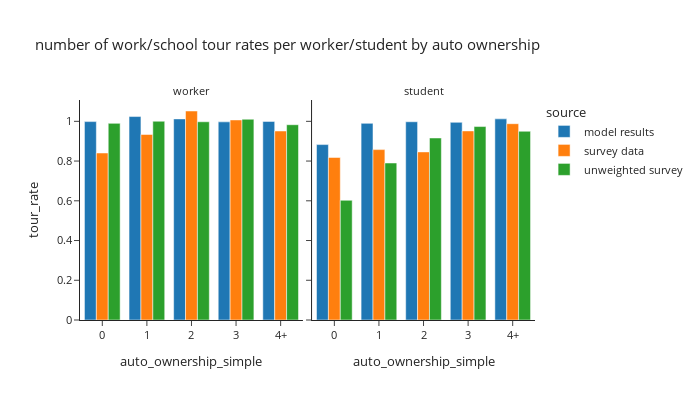

The cell this chart's notebook holds for it:
### Code cell
fig = px.bar(df_tour_auto, x="auto_ownership_simple", y="tour_rate", color="source",barmode="group", template="simple_white",
             facet_col='person_type',
             title="number of work/school tour rates per worker/student by auto ownership")
fig.for_each_annotation(lambda a: a.update(text = a.text.split("=")[-1]))
fig.update_layout(height=400, width=700, font=dict(size=11))
fig.update_xaxes(dtick=1)
fig.show()

### Figure 1 — Plotly figure (JSON) as saved in the notebook; plotly's stock layout.template omitted (floating-point values rounded to 4 significant figures)
{"data": [{"alignmentgroup": "True", "hovertemplate": "source=model results<br>person_type=worker<br>auto_ownership_simple=%{x}<br>tour_rate=%{y}<extra></extra>", "legendgroup": "model results", "marker": {"color": "#1F77B4", "pattern": {"shape": ""}}, "name": "model results", "offsetgroup": "model results", "orientation": "v", "showlegend": true, "textposition": "auto", "type": "bar", "x": ["0", "1", "2", "3", "4+"], "xaxis": "x", "y": [0.9986, 1.024, 1.012, 0.9973, 0.9996], "yaxis": "y"}, {"alignmentgroup": "True", "hovertemplate": "source=model results<br>person_type=student<br>auto_ownership_simple=%{x}<br>tour_rate=%{y}<extra></extra>", "legendgroup": "model results", "marker": {"color": "#1F77B4", "pattern": {"shape": ""}}, "name": "model results", "offsetgroup": "model results", "orientation": "v", "showlegend": false, "textposition": "auto", "type": "bar", "x": ["0", "1", "2", "3", "4+"], "xaxis": "x2", "y": [0.8829, 0.9898, 0.9979, 0.9949, 1.012], "yaxis": "y2"}, {"alignmentgroup": "True", "hovertemplate": "source=survey data<br>person_type=worker<br>auto_ownership_simple=%{x}<br>tour_rate=%{y}<extra></extra>", "legendgroup": "survey data", "marker": {"color": "#FF7F0E", "pattern": {"shape": ""}}, "name": "survey data", "offsetgroup": "survey data", "orientation": "v", "showlegend": true, "textposition": "auto", "type": "bar", "x": ["0", "1", "2", "3", "4+"], "xaxis": "x", "y": [0.8406, 0.9339, 1.052, 1.007, 0.9513], "yaxis": "y"}, {"alignmentgroup": "True", "hovertemplate": "source=survey data<br>person_type=student<br>auto_ownership_simple=%{x}<br>tour_rate=%{y}<extra></extra>", "legendgroup": "survey data", "marker": {"color": "#FF7F0E", "pattern": {"shape": ""}}, "name": "survey data", "offsetgroup": "survey data", "orientation": "v", "showlegend": false, "textposition": "auto", "type": "bar", "x": ["0", "1", "2", "3", "4+"], "xaxis": "x2", "y": [0.8182, 0.8576, 0.8461, 0.9518, 0.9881], "yaxis": "y2"}, {"alignmentgroup": "True", "hovertemplate": "source=unweighted survey<br>person_type=worker<br>auto_ownership_simple=%{x}<br>tour_rate=%{y}<extra></extra>", "legendgroup": "unweighted survey", "marker": {"color": "#2CA02C", "pattern": {"shape": ""}}, "name": "unweighted survey", "offsetgroup": "unweighted survey", "orientation": "v", "showlegend": true, "textposition": "auto", "type": "bar", "x": ["0", "1", "2", "3", "4+"], "xaxis": "x", "y": [0.9898, 1.001, 0.9978, 1.011, 0.9829], "yaxis": "y"}, {"alignmentgroup": "True", "hovertemplate": "source=unweighted survey<br>person_type=student<br>auto_ownership_simple=%{x}<br>tour_rate=%{y}<extra></extra>", "legendgroup": "unweighted survey", "marker": {"color": "#2CA02C", "pattern": {"shape": ""}}, "name": "unweighted survey", "offsetgroup": "unweighted survey", "orientation": "v", "showlegend": false, "textposition": "auto", "type": "bar", "x": ["0", "1", "2", "3", "4+"], "xaxis": "x2", "y": [0.6026, 0.7903, 0.9162, 0.9737, 0.95], "yaxis": "y2"}], "layout": {"annotations": [{"font": {}, "showarrow": false, "text": "worker", "x": 0.245, "xanchor": "center", "xref": "paper", "y": 1.0, "yanchor": "bottom", "yref": "paper"}, {"font": {}, "showarrow": false, "text": "student", "x": 0.755, "xanchor": "center", "xref": "paper", "y": 1.0, "yanchor": "bottom", "yref": "paper"}], "barmode": "group", "font": {"size": 11}, "height": 400, "legend": {"title": {"text": "source"}, "tracegroupgap": 0}, "title": {"text": "number of work/school tour rates per worker/student by auto ownership"}, "width": 700, "xaxis": {"anchor": "y", "domain": [0.0, 0.49], "dtick": 1, "title": {"text": "auto_ownership_simple"}}, "xaxis2": {"anchor": "y2", "domain": [0.51, 1.0], "dtick": 1, "matches": "x", "title": {"text": "auto_ownership_simple"}}, "yaxis": {"anchor": "x", "domain": [0.0, 1.0], "title": {"text": "tour_rate"}}, "yaxis2": {"anchor": "x2", "domain": [0.0, 1.0], "matches": "y", "showticklabels": false}}}
